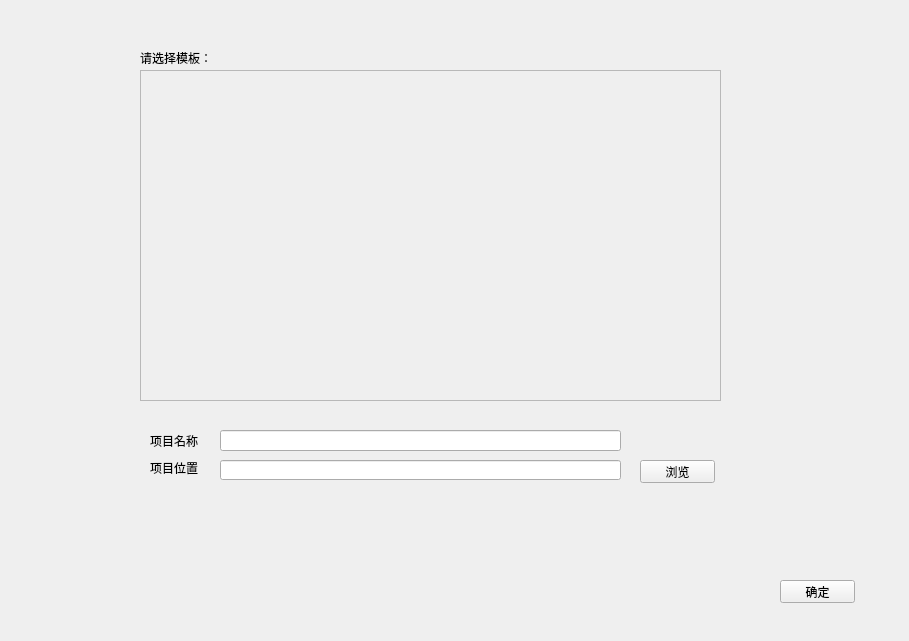
<?xml version="1.0" encoding="UTF-8"?>
<ui version="4.0">
 <class>new_project_ui</class>
 <widget class="QWidget" name="new_project_ui">
  <property name="geometry">
   <rect>
    <x>0</x>
    <y>0</y>
    <width>909</width>
    <height>641</height>
   </rect>
  </property>
  <property name="windowTitle">
   <string>Form</string>
  </property>
  <widget class="QLineEdit" name="new_project_path">
   <property name="geometry">
    <rect>
     <x>220</x>
     <y>460</y>
     <width>401</width>
     <height>20</height>
    </rect>
   </property>
  </widget>
  <widget class="QWidget" name="layoutWidget">
   <property name="geometry">
    <rect>
     <x>150</x>
     <y>430</y>
     <width>51</width>
     <height>48</height>
    </rect>
   </property>
   <layout class="QGridLayout" name="gridLayout">
    <item row="0" column="0">
     <widget class="QLabel" name="label_3">
      <property name="text">
       <string>项目名称</string>
      </property>
     </widget>
    </item>
    <item row="1" column="0">
     <widget class="QLabel" name="label_2">
      <property name="text">
       <string>项目位置</string>
      </property>
     </widget>
    </item>
   </layout>
  </widget>
  <widget class="QLineEdit" name="new_project_name">
   <property name="geometry">
    <rect>
     <x>220</x>
     <y>430</y>
     <width>401</width>
     <height>21</height>
    </rect>
   </property>
  </widget>
  <widget class="QPushButton" name="pa">
   <property name="geometry">
    <rect>
     <x>640</x>
     <y>460</y>
     <width>75</width>
     <height>23</height>
    </rect>
   </property>
   <property name="text">
    <string>浏览</string>
   </property>
  </widget>
  <widget class="QPushButton" name="ok_btn">
   <property name="geometry">
    <rect>
     <x>780</x>
     <y>580</y>
     <width>75</width>
     <height>23</height>
    </rect>
   </property>
   <property name="text">
    <string>确定</string>
   </property>
  </widget>
  <widget class="QScrollArea" name="scrollArea">
   <property name="geometry">
    <rect>
     <x>140</x>
     <y>70</y>
     <width>581</width>
     <height>331</height>
    </rect>
   </property>
   <property name="widgetResizable">
    <bool>true</bool>
   </property>
   <widget class="QWidget" name="scrollAreaWidgetContents">
    <property name="geometry">
     <rect>
      <x>0</x>
      <y>0</y>
      <width>579</width>
      <height>329</height>
     </rect>
    </property>
   </widget>
  </widget>
  <widget class="QLabel" name="label_4">
   <property name="geometry">
    <rect>
     <x>140</x>
     <y>50</y>
     <width>101</width>
     <height>16</height>
    </rect>
   </property>
   <property name="text">
    <string>请选择模板：</string>
   </property>
  </widget>
 </widget>
 <resources/>
 <connections/>
</ui>
